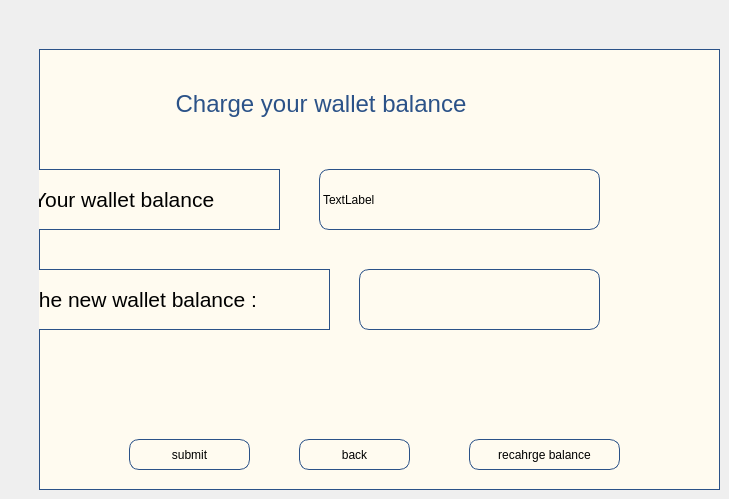
    <widget class="QWidget" name="renew_in_wallet_subsc">
     <widget class="QWidget" name="widget_12" native="true">
      <property name="geometry">
       <rect>
        <x>39</x>
        <y>49</y>
        <width>681</width>
        <height>441</height>
       </rect>
      </property>
      <property name="styleSheet">
       <string notr="true">border:1px solid  rgb(43, 82, 136);


background-color: rgb(255, 251, 240);</string>
      </property>
      <widget class="QLabel" name="old_wallet_balance">
       <property name="geometry">
        <rect>
         <x>280</x>
         <y>120</y>
         <width>281</width>
         <height>61</height>
        </rect>
       </property>
       <property name="styleSheet">
        <string notr="true">border-radius:10px;
font: 10pt &quot;Segoe UI&quot;;
border:1px solid  rgb(43, 82, 136);
</string>
       </property>
       <property name="text">
        <string>TextLabel</string>
       </property>
      </widget>
      <widget class="QPushButton" name="confirm_wallet_balance">
       <property name="geometry">
        <rect>
         <x>90</x>
         <y>390</y>
         <width>121</width>
         <height>31</height>
        </rect>
       </property>
       <property name="styleSheet">
        <string notr="true">border-radius:10px;
font: 10pt &quot;Segoe UI&quot;;
border:1px solid  rgb(43, 82, 136);
</string>
       </property>
       <property name="text">
        <string>submit</string>
       </property>
      </widget>
      <widget class="QLabel" name="label_41">
       <property name="geometry">
        <rect>
         <x>70</x>
         <y>20</y>
         <width>421</width>
         <height>71</height>
        </rect>
       </property>
       <property name="styleSheet">
        <string notr="true">color: rgb(43, 82, 136);
border-color: rgb(255, 251, 240);
font: 700 30pt &quot;Times New Roman&quot;;</string>
       </property>
       <property name="text">
        <string>&lt;html&gt;&lt;head/&gt;&lt;body&gt;&lt;p align=&quot;center&quot;&gt;&lt;span style=&quot; font-size:18pt;&quot;&gt;Charge your wallet balance&lt;/span&gt;&lt;/p&gt;&lt;/body&gt;&lt;/html&gt;</string>
       </property>
      </widget>
      <widget class="QPushButton" name="back_to_renew_page">
       <property name="geometry">
        <rect>
         <x>260</x>
         <y>390</y>
         <width>111</width>
         <height>31</height>
        </rect>
       </property>
       <property name="styleSheet">
        <string notr="true">border-radius:10px;
font: 10pt &quot;Segoe UI&quot;;
border:1px solid  rgb(43, 82, 136);
</string>
       </property>
       <property name="text">
        <string>back</string>
       </property>
      </widget>
      <widget class="QLabel" name="label_42">
       <property name="geometry">
        <rect>
         <x>-10</x>
         <y>120</y>
         <width>251</width>
         <height>61</height>
        </rect>
       </property>
       <property name="text">
        <string>&lt;html&gt;&lt;head/&gt;&lt;body&gt;&lt;p&gt;&lt;span style=&quot; font-size:16pt;&quot;&gt;Your wallet balance &lt;/span&gt;&lt;/p&gt;&lt;/body&gt;&lt;/html&gt;</string>
       </property>
      </widget>
      <widget class="QLineEdit" name="wallet_new_balance">
       <property name="geometry">
        <rect>
         <x>320</x>
         <y>220</y>
         <width>241</width>
         <height>61</height>
        </rect>
       </property>
       <property name="styleSheet">
        <string notr="true">border-radius:10px;
font: 10pt &quot;Segoe UI&quot;;
border:1px solid  rgb(43, 82, 136);
</string>
       </property>
      </widget>
      <widget class="QLabel" name="label_40">
       <property name="geometry">
        <rect>
         <x>-10</x>
         <y>220</y>
         <width>301</width>
         <height>61</height>
        </rect>
       </property>
       <property name="text">
        <string>&lt;html&gt;&lt;head/&gt;&lt;body&gt;&lt;p&gt;&lt;span style=&quot; font-size:16pt;&quot;&gt;the new wallet balance :&lt;/span&gt;&lt;/p&gt;&lt;/body&gt;&lt;/html&gt;</string>
       </property>
      </widget>
      <widget class="QPushButton" name="recharge_main_bala_in_wallet">
       <property name="geometry">
        <rect>
         <x>430</x>
         <y>390</y>
         <width>151</width>
         <height>31</height>
        </rect>
       </property>
       <property name="styleSheet">
        <string notr="true">border-radius:10px;
font: 10pt &quot;Segoe UI&quot;;
border:1px solid  rgb(43, 82, 136);
</string>
       </property>
       <property name="text">
        <string>recahrge balance</string>
       </property>
      </widget>
     </widget>
    </widget>
